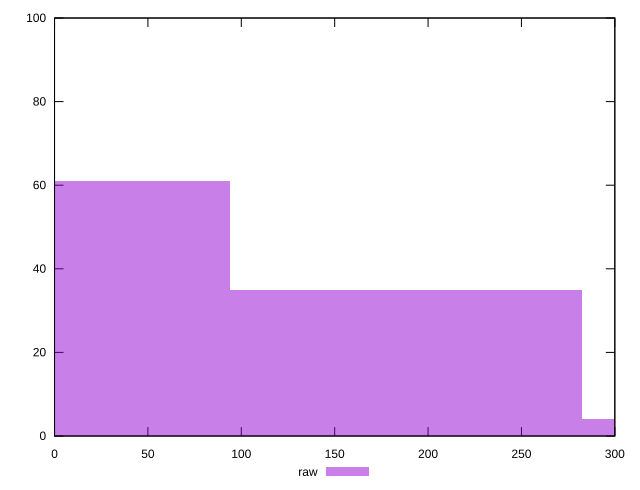

gnuplot code for this plot:
reset

$raw <<EOF
188.18727965560345 35
0 61
376.3745593112069 4
EOF

set key outside below
set boxwidth 188.18727965560345
set xrange [0:300]
set yrange [0:100]
set trange [0:100]
set style fill transparent solid 0.5 noborder
set terminal svg size 640, 490 enhanced background rgb 'white'
set output "report_00022_2021-02-20T12:08:46.964Z/unminified-javascript/samples/pages+cached+noadtech+nomedia+nocss/raw/histogram.svg"

plot $raw title "raw" with boxes

reset
